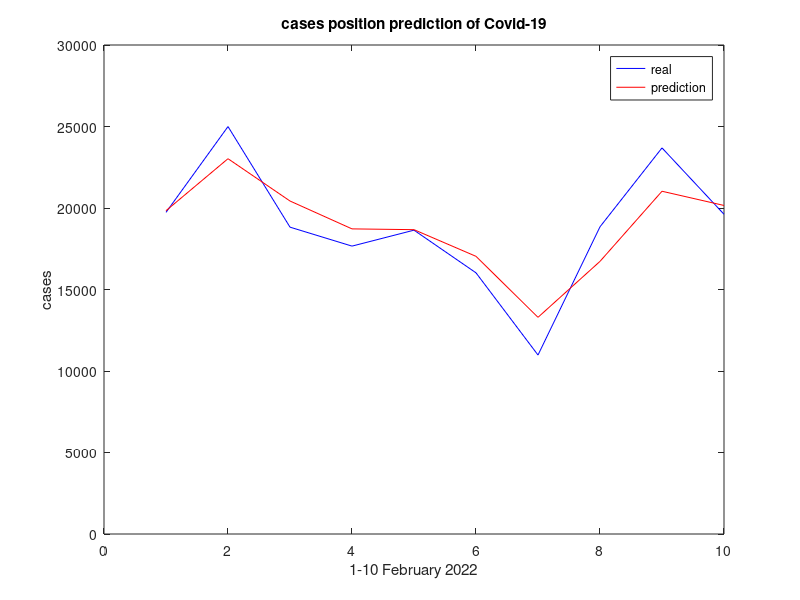

Reproduce this figure in MATLAB.
function kfcovid
% cases prediction of Covid-19
% steady state Kalman filter

% data cases
Z=[19731 24996 18825 17662 18640 16023 10980 18847 23687 19616];

% steady state Kalman Filter parameters
pp=dare(1,1,1,1);
b = pp/(pp+1);
a=1-b;

% steady state Kalman Filter
x0= 20000;
xe=x0;
XE=[];

for k=1:10
    xe=a*xe+b*Z(k);
    XE=[XE xe];
end;

XESSKF=ceil(XE);

% plots
figure(1);
clf;
timek=[1:10];
plot(timek,Z,'b',timek,XESSKF,'r');
axis([0, 10, 0, 30000]);
legend('real','prediction');
xlabel ('1-10 February 2022');
ylabel ('cases');
title('cases position prediction of Covid-19');
